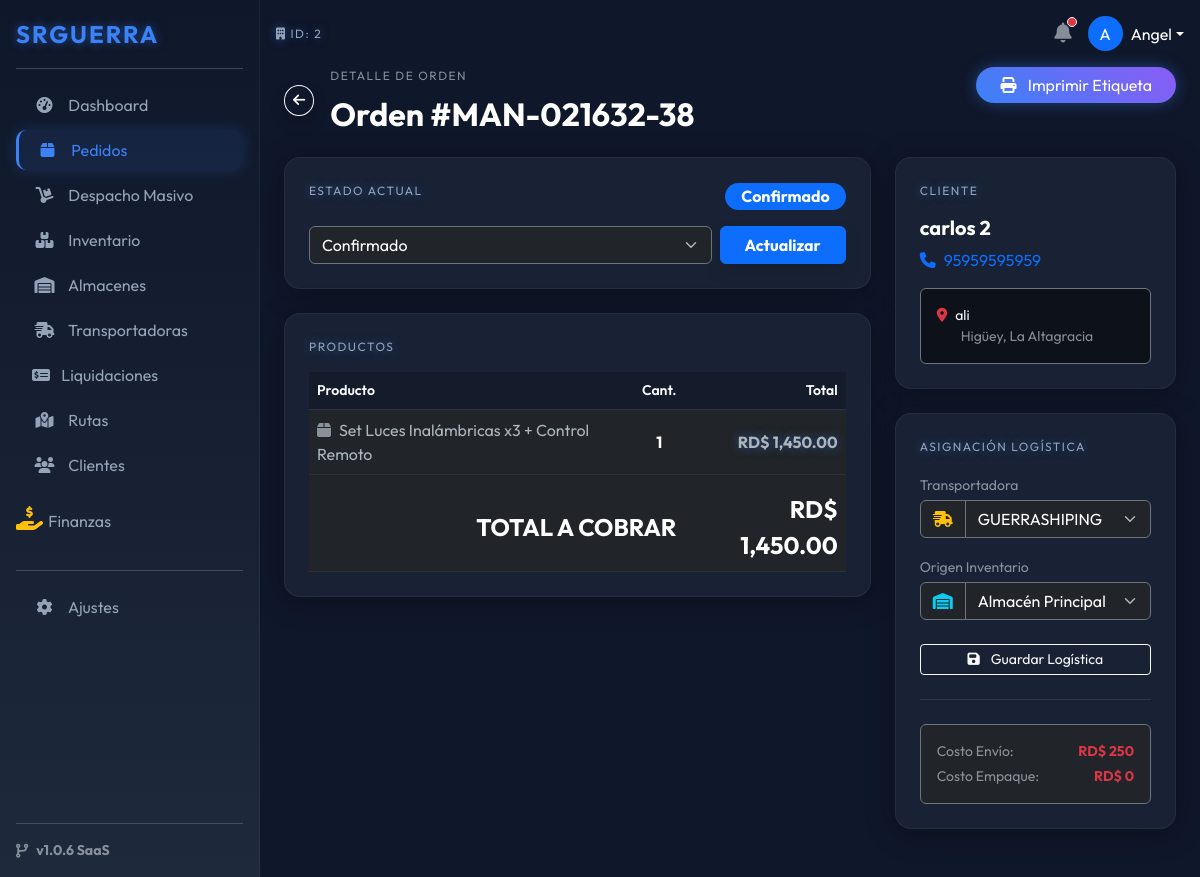
/index.php?ruta=pedidos/ver&id=30 (signed in), run on the app's committed database.
### tables this page shows
CREATE TABLE `pedidos` (
  `id` int(11) NOT NULL,
  `empresa_id` int(11) NOT NULL,
  `cliente_id` int(11) NOT NULL,
  `transportadora_id` int(11) DEFAULT NULL,
  `almacen_id` int(11) DEFAULT NULL,
  `shopify_order_id` bigint(20) DEFAULT NULL,
  `origen` varchar(50) DEFAULT 'Manual',
  `numero_orden` varchar(50) NOT NULL,
  `estado_interno` enum('Nuevo','Confirmado','En Ruta','Entregado','Devuelto','Rechazado','Cancelado') DEFAULT 'Nuevo',
  `total_venta` decimal(10,2) NOT NULL,
  `costo_envio_real` decimal(10,2) DEFAULT 0.00,
  `costo_empaque_real` decimal(10,2) DEFAULT 0.00,
  `notas_internas` text DEFAULT NULL,
  `motivo_rechazo` text DEFAULT NULL,
  `guia_transporte` varchar(100) DEFAULT NULL,
  `fecha_creacion` datetime DEFAULT current_timestamp(),
  `fecha_entrega` datetime DEFAULT NULL,
  `fecha_actualizacion` datetime DEFAULT NULL
);

CREATE TABLE `pedidos_detalle` (
  `id` int(11) NOT NULL,
  `pedido_id` int(11) NOT NULL,
  `producto_id` int(11) DEFAULT NULL,
  `nombre_producto` varchar(255) NOT NULL,
  `cantidad` int(11) NOT NULL,
  `precio_unitario` decimal(10,2) NOT NULL,
  `costo_unitario` decimal(10,2) DEFAULT 0.00
);

CREATE TABLE `clientes` (
  `id` int(11) NOT NULL,
  `empresa_id` int(11) NOT NULL,
  `nombre` varchar(150) NOT NULL,
  `telefono` varchar(50) NOT NULL,
  `email` varchar(150) DEFAULT NULL,
  `provincia` varchar(100) DEFAULT NULL,
  `ciudad` varchar(100) DEFAULT NULL,
  `direccion` text DEFAULT NULL,
  `shopify_customer_id` bigint(20) DEFAULT NULL
);

CREATE TABLE `transportadoras` (
  `id` int(11) NOT NULL,
  `empresa_id` int(11) NOT NULL,
  `nombre` varchar(100) NOT NULL,
  `telefono` varchar(20) DEFAULT NULL,
  `codigo_acceso` varchar(50) DEFAULT NULL,
  `pin_acceso` varchar(255) DEFAULT NULL,
  `costo_envio_fijo` decimal(10,2) DEFAULT 0.00,
  `activo` tinyint(1) DEFAULT 1,
  `es_publica` tinyint(1) DEFAULT 0 COMMENT '1=Visible para todas las empresas'
);

CREATE TABLE `almacenes` (
  `id` int(11) NOT NULL,
  `empresa_id` int(11) NOT NULL,
  `nombre` varchar(100) NOT NULL,
  `ubicacion` varchar(255) DEFAULT NULL,
  `costo_empaque` decimal(10,2) DEFAULT 0.00,
  `activo` tinyint(1) DEFAULT 1
);

### modules/pedidos/ver.php (the view, shortened to what this page needs)
<?php
$pedido_id = isset($_GET['id']) ? (int)$_GET['id'] : 0;
$empresa_id = $_SESSION['empresa_id'];
$sql = "SELECT p.*,
               c.nombre as cli_nombre, c.telefono as cli_telefono, c.direccion as cli_direccion,
               c.ciudad as cli_ciudad, c.provincia as cli_provincia,
               t.nombre as trans_nombre,
               a.nombre as almacen_nombre
        FROM pedidos p
        LEFT JOIN clientes c ON p.cliente_id = c.id
        LEFT JOIN transportadoras t ON p.transportadora_id = t.id
        LEFT JOIN almacenes a ON p.almacen_id = a.id
        WHERE p.id = ? AND p.empresa_id = ?";
$stmt = $pdo->prepare($sql);
$stmt->execute([$pedido_id, $empresa_id]);
$pedido = $stmt->fetch();
$lista_trans = $pdo->query("SELECT * FROM transportadoras
        WHERE (empresa_id = $empresa_id OR es_publica = 1)
        AND activo = 1")->fetchAll();
$lista_alm = $pdo->query("SELECT * FROM almacenes WHERE empresa_id = $empresa_id AND activo = 1")->fetchAll();
$stmt_det = $pdo->prepare("SELECT * FROM pedidos_detalle WHERE pedido_id = ?");
$stmt_det->execute([$pedido_id]);
$detalles = $stmt_det->fetchAll();
?>
<div class="row mb-4">
    <div class="col-md-6 d-flex align-items-center">
        <a href="index.php?ruta=pedidos" class="btn btn-outline-light btn-sm me-3 rounded-circle shadow"><i class="fas fa-arrow-left"></i></a>
        <div>
            <span class="h-label text-muted">DETALLE DE ORDEN</span>
            <h2 class="fw-bold text-white mb-0">Orden #<?php echo htmlspecialchars($pedido['numero_orden']); ?></h2>
        </div>
    </div>
    <div class="col-md-6 text-end">
        <a href="index.php?ruta=imprimir-etiqueta&id=<?php echo $pedido['id']; ?>" target="_blank" class="btn btn-outline-warning rounded-pill px-4 btn-glow">
            <i class="fas fa-print me-2"></i> Imprimir Etiqueta
        </a>
    </div>
</div>
<div class="row g-4">
    <div class="col-lg-8">
        <div class="card-glass p-4 mb-4">
            <div class="d-flex justify-content-between align-items-center mb-3">
                <span class="h-label text-neon">ESTADO ACTUAL</span>
                <?php
                $es_devuelto = ($pedido['estado_interno'] == 'Devuelto');
                $badge_color = $es_devuelto ? 'bg-danger' : 'bg-primary';
                ?>
                <span class="badge <?php echo $badge_color; ?> fs-6 px-3 rounded-pill"><?php echo $pedido['estado_interno']; ?></span>
            </div>
            <form action="index.php?ruta=actualizar-estado-pedido" method="POST" class="d-flex gap-2">
                <div class="flex-grow-1">
                    <select name="nuevo_estado" class="form-select bg-dark text-white border-secondary">
                        <option value="Confirmado" <?php echo $pedido['estado_interno'] == 'Confirmado' ? 'selected' : ''; ?>>Confirmado</option>
                    </select>
                </div>
                <?php if ($es_devuelto): ?>
                    <button type="button" class="btn btn-secondary fw-bold px-4" disabled><i class="fas fa-lock me-2"></i> Bloqueado</button>
                <?php else: ?>
                    <button type="submit" class="btn btn-primary fw-bold px-4 shadow">Actualizar</button>
                <?php endif; ?>
            </form>
        </div>
        <div class="card-glass p-4">
            <span class="h-label text-neon mb-3">PRODUCTOS</span>
            <div class="table-responsive">
                <table class="table table-dark-custom align-middle mb-0">
                    <thead>
                        <tr class="text-muted small">
                            <th>Producto</th>
                            <th class="text-center">Cant.</th>
                            <th class="text-end">Total</th>
                        </tr>
                    </thead>
                    <tbody>
                        <?php foreach ($detalles as $d): ?>
                            <tr>
                                <td><i class="fas fa-box me-2 text-muted"></i><?php echo $d['nombre_producto']; ?></td>
                                <td class="text-center fw-bold text-white"><?php echo $d['cantidad']; ?></td>
                                <td class="text-end fw-bold text-neon">RD$ <?php echo number_format($d['precio_unitario'] * $d['cantidad'], 2); ?></td>
                            </tr>
                        <?php endforeach; ?>
                    </tbody>
                    <tfoot class="border-top border-secondary">
                        <tr>
                            <td colspan="2" class="text-end text-white fs-4 fw-bold pt-3">TOTAL A COBRAR</td>
                            <td class="text-end text-white fs-4 fw-bold pt-3">RD$ <?php echo number_format($pedido['total_venta'], 2); ?></td>
                        </tr>
                    </tfoot>
                </table>
            </div>
        </div>
    </div>
    <div class="col-lg-4">
        <div class="card-glass p-4 mb-4">
            <span class="h-label text-neon mb-3">CLIENTE</span>
            <?php if ($pedido['cli_nombre']): ?>
                <h5 class="text-white fw-bold"><?php echo $pedido['cli_nombre']; ?></h5>
                <p class="text-primary mb-3"><i class="fas fa-phone me-2"></i><?php echo $pedido['cli_telefono']; ?></p>
                <div class="p-3 bg-black bg-opacity-50 rounded border border-secondary small">
                    <i class="fas fa-map-marker-alt text-danger me-2"></i><?php echo $pedido['cli_direccion']; ?><br>
                    <span class="text-muted ms-4"><?php echo $pedido['cli_ciudad']; ?>, <?php echo $pedido['cli_provincia']; ?></span>
                </div>
            <?php else: ?>
                <div class="alert alert-warning small">Cliente eliminado.</div>
            <?php endif; ?>
        </div>
        <div class="card-glass p-4">
            <span class="h-label text-neon mb-3">ASIGNACIÓN LOGÍSTICA</span>
            <form action="index.php?ruta=guardar-pedido" method="POST">
                <div class="mb-3">
                    <label class="text-muted small mb-1">Transportadora</label>
                    <div class="input-group">
                        <span class="input-group-text bg-dark border-secondary text-warning"><i class="fas fa-shipping-fast"></i></span>
                        <select name="transportadora_id" class="form-select bg-dark text-white border-secondary">
                            <?php foreach ($lista_trans as $t): ?>
                                <option value="<?php echo $t['id']; ?>" <?php echo ($pedido['transportadora_id'] == $t['id']) ? 'selected' : ''; ?>>
                                    <?php echo $t['nombre']; ?>
                                </option>
                            <?php endforeach; ?>
                        </select>
                    </div>
                </div>
                <div class="mb-4">
                    <label class="text-muted small mb-1">Origen Inventario</label>
                    <div class="input-group">
                        <span class="input-group-text bg-dark border-secondary text-info"><i class="fas fa-warehouse"></i></span>
                        <select name="almacen_id" class="form-select bg-dark text-white border-secondary">
                            <?php foreach ($lista_alm as $a): ?>
                                <option value="<?php echo $a['id']; ?>" <?php echo ($pedido['almacen_id'] == $a['id']) ? 'selected' : ''; ?>>
                                    <?php echo $a['nombre']; ?>
                                </option>
                            <?php endforeach; ?>
                        </select>
                    </div>
                </div>
                <?php if(!$es_devuelto): ?>
                <button type="submit" class="btn btn-outline-light w-100 btn-sm">
                    <i class="fas fa-save me-2"></i> Guardar Logística
                </button>
                <?php endif; ?>
            </form>
            <hr class="border-secondary opacity-25 my-4">
            <div class="p-3 bg-dark rounded border border-secondary">
                <div class="d-flex justify-content-between mb-1">
                    <span class="small text-muted">Costo Envío:</span>
                    <span class="small text-danger fw-bold">RD$ <?php echo number_format($pedido['costo_envio_real'], 0); ?></span>
                </div>
                <div class="d-flex justify-content-between">
                    <span class="small text-muted">Costo Empaque:</span>
                    <span class="small text-danger fw-bold">RD$ <?php echo number_format($pedido['costo_empaque_real'], 0); ?></span>
                </div>
            </div>
        </div>
    </div>
</div>
<?php include 'includes/footer.php'; ?>

### assets/css/futuristic.css (style rules this page uses)
:root { --bg-dark: #0f172a; --bg-card: #1e293b; --primary-neon: #3b82f6; --accent-neon: #8b5cf6; --text-main: #f8fafc; --text-muted: #94a3b8; --success-glow: rgba(34, 197, 94, 0.2); --danger-glow: rgba(239, 68, 68, 0.2); }
body { background-color: var(--bg-dark); color: var(--text-main); font-family: 'Outfit', sans-serif; }
.card-glass { background: rgba(30, 41, 59, 0.7); backdrop-filter: blur(10px); -webkit-backdrop-filter: blur(10px); border: 1px solid rgba(255, 255, 255, 0.05); border-radius: 16px; box-shadow: 0 4px 30px rgba(0, 0, 0, 0.3); transition: transform 0.2s; }
.text-neon { color: var(--primary-neon); text-shadow: 0 0 10px rgba(59, 130, 246, 0.5); }
.h-label { font-size: 0.75rem; text-transform: uppercase; letter-spacing: 1.5px; color: var(--text-muted); margin-bottom: 10px; display: block; }
.table-dark-custom { background: transparent; color: var(--text-muted); }
.table-dark-custom th { background: rgba(0,0,0,0.2); color: var(--text-main); border-bottom: 1px solid rgba(255,255,255,0.1); font-weight: 600; }
.table-dark-custom td { border-bottom: 1px solid rgba(255,255,255,0.05); vertical-align: middle; }
.btn-glow { background: linear-gradient(45deg, var(--primary-neon), var(--accent-neon)); border: none; color: white; box-shadow: 0 0 15px rgba(59, 130, 246, 0.4); }

### data on the page
pedidos: numero_orden "MAN-021632-38", estado_interno "Confirmado", nuevo_estado "Confirmado", total_venta "1,450.00", cliente.nombre "carlos 2", cliente.telefono "95959595959", cliente.direccion "ali", cliente.ciudad "Higüey", cliente.provincia "La Altagracia", transportadora_id "GUERRASHIPING", almacen_id "Almacén Principal", costo_envio_real "250", costo_empaque_real "0"
pedidos_detalle: nombre_producto "Set Luces Inalámbricas x3 + Control Remoto", cantidad "1", $d['precio_unitario'] * $d['cantidad'] "1,450.00"

### other printed values
$_SESSION['empresa_id'] "2"
substr($_SESSION['usuario_nombre'], 0, 1) "A"
explode(' ', $_SESSION['usuario_nombre'])[0] "Angel"
